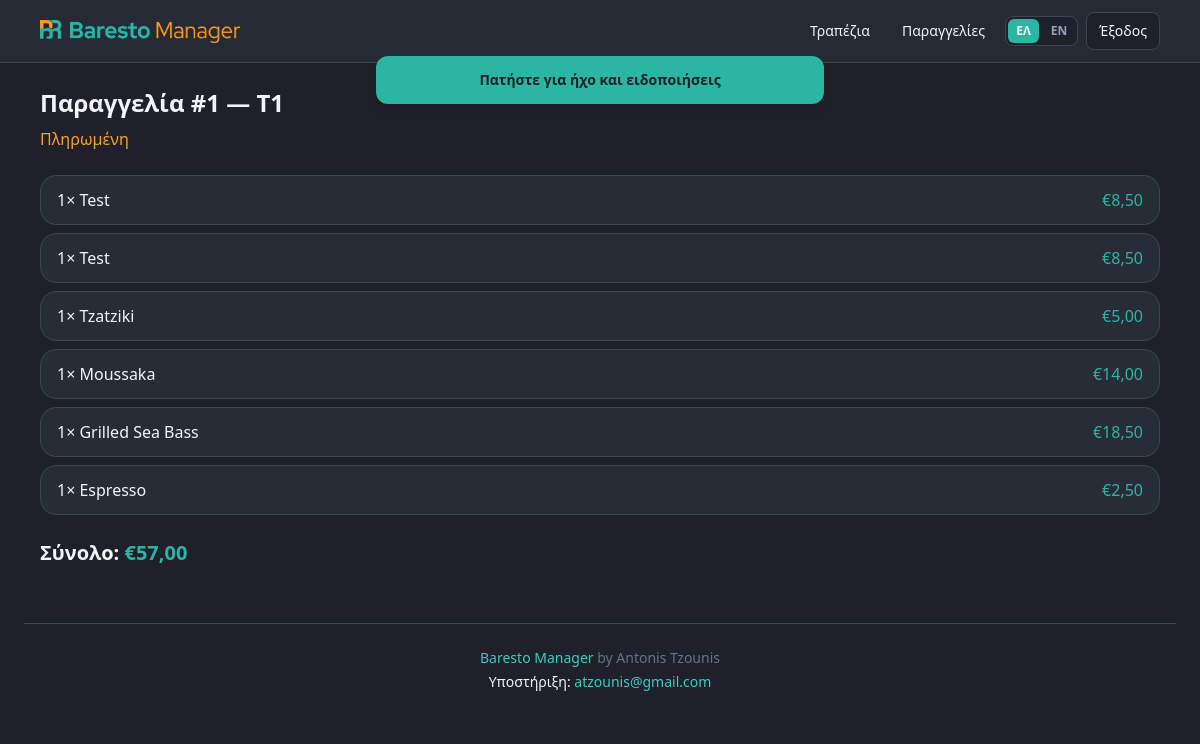
Screenshot of /orders/1/ (signed in) with the database file from the repository.
### apps/orders/models.py (models this page shows, shortened)
class Order(TimeStampedModel):
    STATUS_CHOICES = [
        ("open", _("Open")),
        ("confirmed", _("Confirmed")),
        ("preparing", _("Preparing")),
        ("partially_ready", _("Partially Ready")),
        ("ready", _("Ready")),
        ("served", _("Served")),
        ("bill_requested", _("Bill Requested")),
        ("paid", _("Paid")),
        ("cancelled", _("Cancelled")),
    ]
    session = models.ForeignKey(
        "restaurants.TableSession",
        on_delete=models.CASCADE,
        related_name="orders",
    )
    waiter = models.ForeignKey(
        "accounts.EmployeeProfile",
        on_delete=models.SET_NULL,
        null=True,
        related_name="orders",
    )
    status = models.CharField(max_length=20, choices=STATUS_CHOICES, default="open")
    notes = models.TextField(blank=True)
    is_priority = models.BooleanField(default=False)
    is_deleted = models.BooleanField(default=False)
    closed_at = models.DateTimeField(null=True, blank=True)
    archived_at = models.DateTimeField(null=True, blank=True)
    objects = SoftDeleteManager()
    all_objects = models.Manager()
    class Meta:
        ordering = ["-created_at"]
    @property
    def active_items(self):
        return self.items.filter(is_deleted=False)
    @property
    def subtotal(self):
        return sum((item.line_total for item in self.active_items), Decimal("0"))

class OrderItem(TimeStampedModel):
    STATUS_CHOICES = [
        ("pending", _("Pending")),
        ("preparing", _("Preparing")),
        ("ready", _("Ready")),
        ("served", _("Served")),
    ]
    STATION_CHOICES = [
        ("kitchen", _("Kitchen")),
        ("bar", _("Bar")),
        ("grill", _("Grill")),
    ]
    order = models.ForeignKey(Order, on_delete=models.CASCADE, related_name="items")
    menu_item = models.ForeignKey("menus.MenuItem", on_delete=models.PROTECT, related_name="order_items")
    quantity = models.PositiveIntegerField(default=1)
    unit_price = models.DecimalField(max_digits=10, decimal_places=2)
    modifiers = models.ManyToManyField("menus.ModifierOption", blank=True)
    station = models.CharField(max_length=20, choices=STATION_CHOICES, default="kitchen")
    notes = models.TextField(blank=True)
    status = models.CharField(max_length=20, choices=STATUS_CHOICES, default="pending")
    is_deleted = models.BooleanField(default=False)
    sent_at = models.DateTimeField(null=True, blank=True)
    ready_at = models.DateTimeField(null=True, blank=True)
    served_at = models.DateTimeField(null=True, blank=True)
    objects = SoftDeleteManager()
    all_objects = models.Manager()
    class Meta:
        ordering = ["created_at"]
    @property
    def line_total(self):
        modifier_total = sum((m.price_delta for m in self.modifiers.all()), Decimal("0"))
        return (self.unit_price + modifier_total) * self.quantity

### apps/restaurants/models.py (models this page shows, shortened)
class TableSession(TimeStampedModel):
    table = models.ForeignKey(Table, on_delete=models.CASCADE, related_name="sessions")
    opened_at = models.DateTimeField(auto_now_add=True)
    closed_at = models.DateTimeField(null=True, blank=True)
    cover_count = models.PositiveIntegerField(default=2)
    is_active = models.BooleanField(default=True)

class Table(models.Model):
    STATUS_CHOICES = [
        ("free", _("Free")),
        ("occupied", _("Occupied")),
        ("reserved", _("Reserved")),
        ("cleaning", _("Cleaning")),
    ]
    floor = models.ForeignKey(Floor, on_delete=models.CASCADE, related_name="tables")
    number = models.PositiveIntegerField()
    label = models.CharField(max_length=50, blank=True)
    capacity = models.PositiveIntegerField(default=4)
    qr_token = models.UUIDField(default=uuid.uuid4, unique=True, editable=False)
    qr_code = models.ImageField(upload_to="qr_codes/", blank=True)
    status = models.CharField(max_length=20, choices=STATUS_CHOICES, default="free")
    plan_x = models.FloatField(
        null=True,
        blank=True,
        help_text="Horizontal position on floor plan (0–100%).",
    )
    plan_y = models.FloatField(
        null=True,
        blank=True,
        help_text="Vertical position on floor plan (0–100%).",
    )
    plan_w = models.FloatField(default=12, help_text="Width on floor plan (0–100%).")
    plan_h = models.FloatField(default=14, help_text="Height on floor plan (0–100%).")
    assigned_to = models.ForeignKey(
        "accounts.EmployeeProfile",
        on_delete=models.SET_NULL,
        null=True,
        blank=True,
        related_name="assigned_tables",
    )
    class Meta:
        unique_together = [("floor", "number")]
        ordering = ["floor", "number"]
    def __str__(self):
        return self.label or f"Table {self.number}"

### apps/menus/models.py (models this page shows, shortened)
class MenuItem(TimeStampedModel):
    OIL_TYPE_CHOICES = [
        ("", _("—")),
        ("olive", _("Olive oil")),
        ("seed", _("Seed oil (e.g. sunflower)")),
        ("ev_olive", _("Extra virgin olive oil")),
    ]
    category = models.ForeignKey(MenuCategory, on_delete=models.CASCADE, related_name="items")
    name = models.CharField(max_length=200)
    description = models.TextField(blank=True)
    image = models.ImageField(upload_to="menu/items/", blank=True)
    price = models.DecimalField(max_digits=10, decimal_places=2)
    happy_hour_price = models.DecimalField(max_digits=10, decimal_places=2, null=True, blank=True)
    preparation_time = models.PositiveIntegerField(default=15)
    is_available = models.BooleanField(default=True)
    is_featured = models.BooleanField(default=False)
    is_vegetarian = models.BooleanField(default=False)
    is_vegan = models.BooleanField(default=False)
    is_frozen = models.BooleanField(
        default=False,
        help_text="Mandatory label for dishes with frozen meat, fish or seafood.",
    )
    oil_type = models.CharField(max_length=20, choices=OIL_TYPE_CHOICES, blank=True)
    origin_note_el = models.CharField(
        max_length=255,
        blank=True,
        help_text="Meat/seafood origin or PDO name (e.g. Φέτα Π.Ο.Π.).",
    )
    origin_note_en = models.CharField(max_length=255, blank=True)
    calories = models.PositiveIntegerField(null=True, blank=True, help_text="kcal per serving")
    protein_g = models.DecimalField(max_digits=6, decimal_places=1, null=True, blank=True)
    carbohydrates_g = models.DecimalField(max_digits=6, decimal_places=1, null=True, blank=True)
    fat_g = models.DecimalField(max_digits=6, decimal_places=1, null=True, blank=True)
    fiber_g = models.DecimalField(max_digits=6, decimal_places=1, null=True, blank=True)
    salt_g = models.DecimalField(max_digits=6, decimal_places=2, null=True, blank=True)
    is_deleted = models.BooleanField(default=False)
    allergens = models.ManyToManyField(Allergen, blank=True)
    dietary_tags = models.ManyToManyField(DietaryTag, blank=True)
    sort_order = models.PositiveIntegerField(default=0)
    archived_at = models.DateTimeField(null=True, blank=True)
    objects = SoftDeleteManager()
    all_objects = models.Manager()
    class Meta:
        ordering = ["sort_order", "name"]

### apps/orders/views.py (the view)
# urls.py: path("orders/<int:pk>/", views.OrderDetailView.as_view(), name="order_detail"),
class OrderDetailView(RestaurantScopedMixin, DetailView):
    model = Order
    template_name = "orders/detail.html"
    context_object_name = "order"
    def get_queryset(self):
        return (
            Order.objects.filter(session__table__floor__branch__restaurant=self.get_restaurant())
            .select_related("session__table", "waiter__user")
            .prefetch_related("items__menu_item", "items__modifiers")
        )

### apps/common/mixins.py (called while the page is built)
def get_employee_profile(user):
    if not user.is_authenticated:
        return None
    try:
        return user.employee_profile
    except EmployeeProfile.DoesNotExist:
        return None

    def get_restaurant(self):
        profile = get_employee_profile(self.request.user)
        if profile is None:
            raise PermissionDenied("Staff profile required.")
        return profile.restaurant

    def dispatch(self, request, *args, **kwargs):
        if not request.user.is_authenticated:
            return self.handle_no_permission()
        if get_employee_profile(request.user) is None:
            if request.user.is_superuser:
                return super(LoginRequiredMixin, self).dispatch(request, *args, **kwargs)
            raise PermissionDenied("Staff profile required.")
        return super().dispatch(request, *args, **kwargs)

### apps/common/models.py (called while the page is built)
    def get_queryset(self):
        return SoftDeleteQuerySet(self.model, using=self._db).filter(is_deleted=False)

### apps/common/permissions.py (called while the page is built)
def role_has_permission(role: str, action: str) -> bool:
    allowed = ROLE_PERMISSIONS.get(action, set())
    return role in allowed

### templates/orders/detail.html (shortened to what this page needs)
{% extends "base.html" %}
{% load i18n %}
{% block content %}
<h1 class="mb-2 text-2xl font-bold">{% trans "Order" %} #{{ order.pk }} — {{ order.session.table }}</h1>
<p class="mb-6 text-new-order">{{ order.get_status_display }}</p>
<ul class="mb-6 space-y-2">
  {% for item in order.items.all %}
  <li class="card flex justify-between px-4 py-3">
    <span>{{ item.quantity }}× {{ item.menu_item.name }}</span>
    <span class="text-price">€{{ item.line_total }}</span>
  </li>
  {% endfor %}
</ul>
<p class="text-xl font-bold">{% trans "Total" %}: <span class="text-price">€{{ order.subtotal }}</span></p>
{% endblock %}

### static/css/baresto.css (style rules this page uses)
:root { --baresto-kitchen: #1e2129; --baresto-kitchen-elevated: #282c36; --baresto-kitchen-border: #3d4454; --baresto-new-order: #f9a12e; --baresto-new-order-hover: #e08f1a; --baresto-order: #2db5a3; --baresto-order-hover: #249688; --baresto-text: #f1f5f9; --baresto-text-muted: #94a3b8; }
body { background-color: var(--baresto-kitchen); color: var(--baresto-text); }
.card { background-color: var(--baresto-kitchen-elevated); border: 1px solid var(--baresto-kitchen-border); border-radius: 1rem; }
.text-price { color: var(--baresto-order); }

### rows the page displays
Order: pk "1", session.table "T1", status "Πληρωμένη", subtotal "57,00"
OrderItem: quantity "1", menu_item.name "Test", line_total "8,50"
OrderItem: quantity "1", menu_item.name "Test", line_total "8,50"
OrderItem: quantity "1", menu_item.name "Tzatziki", line_total "5,00"
OrderItem: quantity "1", menu_item.name "Moussaka", line_total "14,00"
OrderItem: quantity "1", menu_item.name "Grilled Sea Bass", line_total "18,50"
OrderItem: quantity "1", menu_item.name "Espresso", line_total "2,50"
